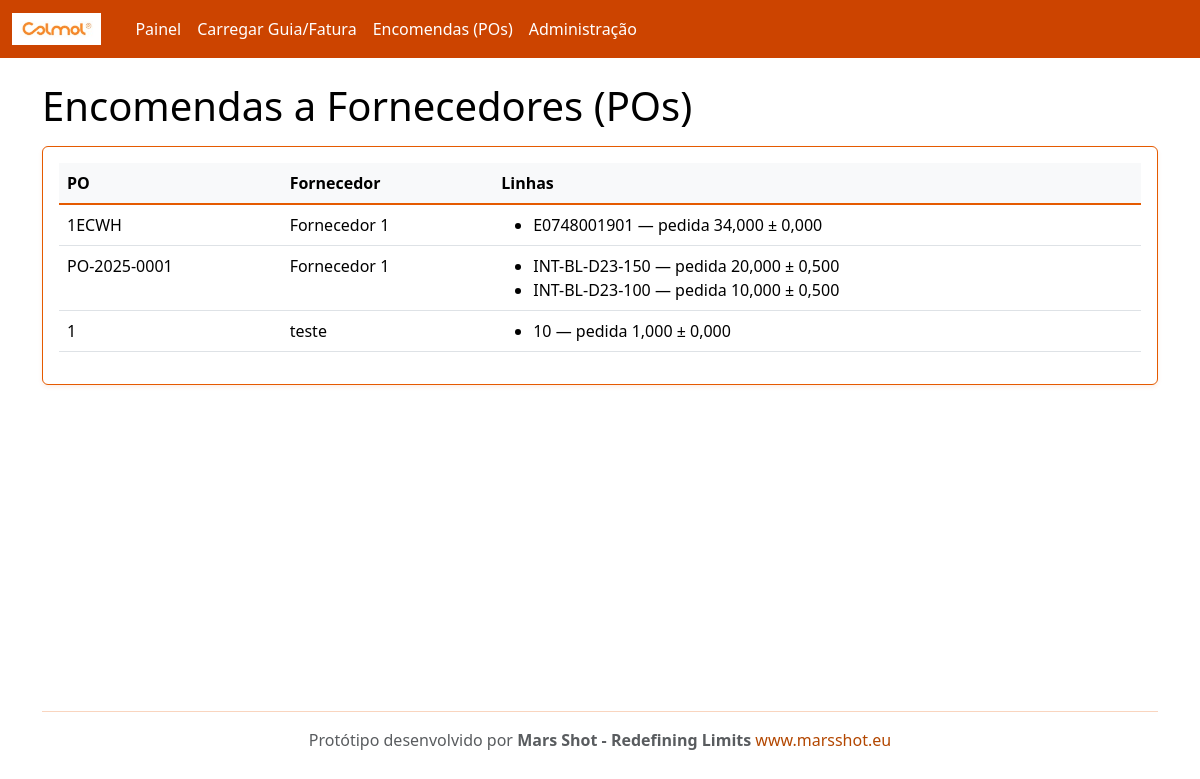
Before: /po/ with the older database file.
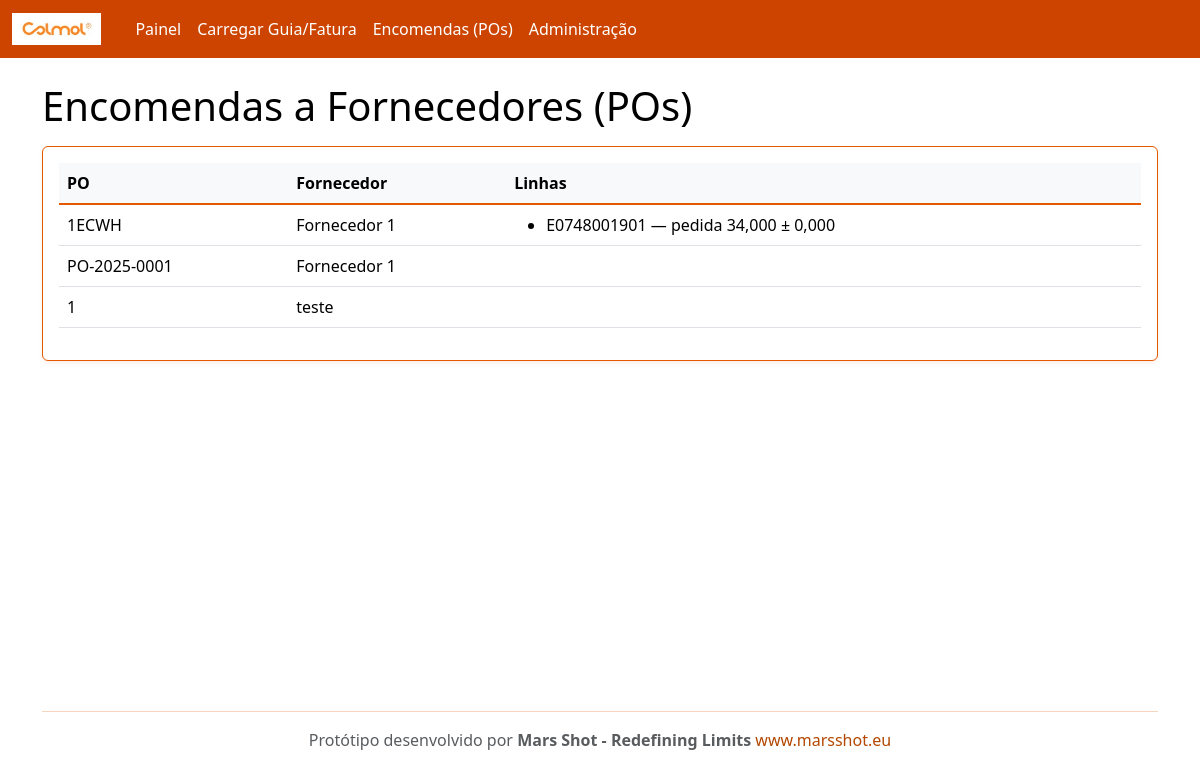
After: the same page with the newer database file.
### rececao/models.py (models this page shows, shortened)
class PurchaseOrder(models.Model):
    number = models.CharField(max_length=100, unique=True)
    supplier = models.ForeignKey(Supplier, on_delete=models.CASCADE, related_name='purchase_orders')
    created_at = models.DateTimeField(auto_now_add=True)

class Supplier(models.Model):
    name = models.CharField(max_length=200, unique=True)
    email = models.EmailField(blank=True, null=True)
    code = models.CharField(max_length=50, unique=True)

class POLine(models.Model):
    po = models.ForeignKey(PurchaseOrder, on_delete=models.CASCADE, related_name='lines')
    internal_sku = models.CharField(max_length=120)  # código interno Colmol
    description = models.CharField(max_length=255, blank=True)
    unit = models.CharField(max_length=20, default='UN')
    qty_ordered = models.DecimalField(max_digits=12, decimal_places=3)
    tolerance = models.DecimalField(max_digits=6, decimal_places=3, default=0)  # tolerância admitida
    class Meta:
        unique_together = ('po','internal_sku')

### rececao/views.py (the view)
# urls.py: path('po/', views.po_list, name='po_list'),
def po_list(request):
    pos = PurchaseOrder.objects.all().order_by('-id')
    return render(request, 'po_list.html', {'pos': pos})

### templates/po_list.html
{% extends "base.html" %}
{% block content %}
<h1>Encomendas a Fornecedores (POs)</h1>
<div class="card p-3 mt-3">
  <table class="table table-hover">
    <thead><tr><th>PO</th><th>Fornecedor</th><th>Linhas</th></tr></thead>
    <tbody>
      {% for p in pos %}
      <tr>
        <td>{{ p.number }}</td>
        <td>{{ p.supplier.name }}</td>
        <td>
          <ul class="mb-0">
          {% for l in p.lines.all %}
            <li>{{ l.internal_sku }} — pedida {{ l.qty_ordered }} ± {{ l.tolerance }}</li>
          {% endfor %}
          </ul>
        </td>
      </tr>
      {% empty %}
      <tr><td colspan="3">Sem POs. Use o admin para criar dados de exemplo.</td></tr>
      {% endfor %}
    </tbody>
  </table>
</div>
{% endblock %}

### templates/base.html (shortened to what this page needs)
{% load static %}
<!doctype html>
<html lang="pt">
<head>
  <link href="https://cdn.jsdelivr.net/npm/bootstrap@5.3.3/dist/css/bootstrap.min.css" rel="stylesheet">
</head>
<body>
  <nav class="navbar navbar-expand-lg navbar-dark">
    <div class="container-fluid">
      <a class="navbar-brand d-flex align-items-center" href="/">
        <img src="{% static 'colmol-logo.png' %}" alt="Colmol" style="height: 32px; margin-right: 10px;">
      </a>
      <div class="collapse navbar-collapse" id="nav">
        <ul class="navbar-nav me-auto mb-2 mb-lg-0">
          <li class="nav-item"><a class="nav-link" href="/">Painel</a></li>
          <li class="nav-item"><a class="nav-link" href="/upload/">Carregar Guia/Fatura</a></li>
          <li class="nav-item"><a class="nav-link" href="/po/">Encomendas (POs)</a></li>
          <li class="nav-item"><a class="nav-link" href="/admin/">Administração</a></li>
        </ul>
      </div>
    </div>
  </nav>
  <main class="container my-4">
    {% block content %}{% endblock %}
  </main>
  <footer class="container my-5">
    <hr class="border-secondary" />
    <div class="text-center">
      <p class="mb-0 text-muted">Protótipo desenvolvido por <strong>Mars Shot - Redefining Limits</strong> <a
          href="https://www.marsshot.eu" target="_blank" class="text-decoration-none">www.marsshot.eu</a></p>
    </div>
  </footer>
</body>
</html>

Changed rows visible on the page:
removed POLine: internal_sku "INT-BL-D23-150", qty_ordered "20,000", tolerance "0,500", shown under PurchaseOrder "PO-2025-0001"
removed POLine: internal_sku "INT-BL-D23-100", qty_ordered "10,000", tolerance "0,500", shown under PurchaseOrder "PO-2025-0001"
removed POLine: internal_sku "10", qty_ordered "1,000", tolerance "0,000", shown under PurchaseOrder "teste"
